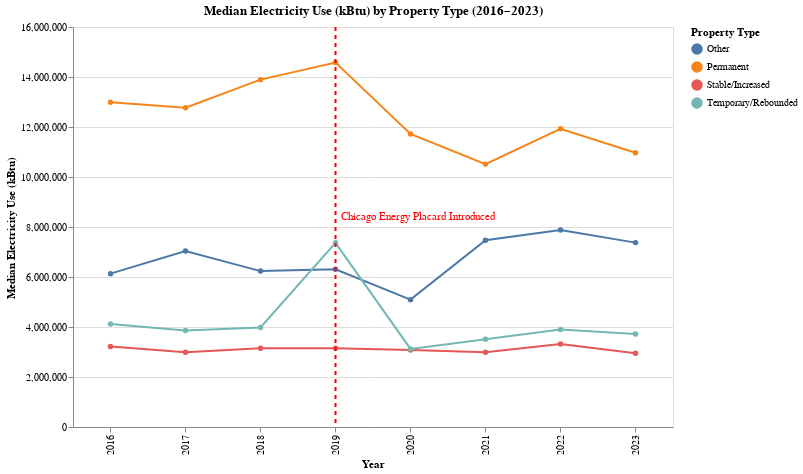

The cell this chart's notebook holds for it:
### Code cell
covid_elec = plot_metric_by_property(
    df=energy_grouped,
    metric_col="Electricity Use (kBtu)",
    property_col="COVID Impact Category",
    agg_func=pd.Series.median,
)
covid_elec

### Figure 1 — Vega-Lite specification as saved in the notebook (floating-point values rounded to 4 significant figures)
{"config": {"view": {"continuousWidth": 300, "continuousHeight": 300}}, "layer": [{"data": {"name": "data-a09e97c5439a996bc383b85ac9cd3001"}, "mark": {"type": "line", "point": true}, "encoding": {"color": {"field": "COVID Impact Category", "title": "Property Type", "type": "nominal"}, "tooltip": [{"field": "COVID Impact Category", "title": "Property Type", "type": "nominal"}, {"field": "Data Year", "title": "Year", "type": "quantitative"}, {"field": "Aggregated_Metric", "format": ".2f", "title": "Median Electricity Use (kBtu)", "type": "quantitative"}], "x": {"field": "Data Year", "sort": "ascending", "title": "Year", "type": "ordinal"}, "y": {"field": "Aggregated_Metric", "title": "Median Electricity Use (kBtu)", "type": "quantitative"}}, "name": "view_108"}, {"data": {"name": "data-0c454f3f83ff251380041a7c1dc9c76c"}, "mark": {"type": "rule", "color": "red", "size": 2, "strokeDash": [4, 4]}, "encoding": {"x": {"field": "Data Year", "type": "ordinal"}}}, {"data": {"name": "data-59d4f649ef26394b53c706eca5efd7c6"}, "mark": {"type": "text", "align": "left", "baseline": "bottom", "color": "red", "dx": 5, "dy": -5}, "encoding": {"text": {"field": "label", "type": "nominal"}, "x": {"field": "Data Year", "type": "ordinal"}}}], "height": 400, "params": [{"name": "param_63", "select": {"type": "interval", "encodings": ["x", "y"]}, "bind": "scales", "views": ["view_108"]}], "title": "Median Electricity Use (kBtu) by Property Type (2016–2023)", "width": 600, "$schema": "https://vega.github.io/schema/vega-lite/v5.20.1.json", "datasets": {"data-a09e97c5439a996bc383b85ac9cd3001": [{"Data Year": 2016, "COVID Impact Category": "Other", "Aggregated_Metric": 6134000.0}, {"Data Year": 2016, "COVID Impact Category": "Permanent", "Aggregated_Metric": 12990000.0}, {"Data Year": 2016, "COVID Impact Category": "Stable/Increased", "Aggregated_Metric": 3218000.0}, {"Data Year": 2016, "COVID Impact Category": "Temporary/Rebounded", "Aggregated_Metric": 4120000.0}, {"Data Year": 2017, "COVID Impact Category": "Other", "Aggregated_Metric": 7038000.0}, {"Data Year": 2017, "COVID Impact Category": "Permanent", "Aggregated_Metric": 12770000.0}, {"Data Year": 2017, "COVID Impact Category": "Stable/Increased", "Aggregated_Metric": 2994000.0}, {"Data Year": 2017, "COVID Impact Category": "Temporary/Rebounded", "Aggregated_Metric": 3859000.0}, {"Data Year": 2018, "COVID Impact Category": "Other", "Aggregated_Metric": 6236000.0}, {"Data Year": 2018, "COVID Impact Category": "Permanent", "Aggregated_Metric": 13890000.0}, {"Data Year": 2018, "COVID Impact Category": "Stable/Increased", "Aggregated_Metric": 3146000.0}, {"Data Year": 2018, "COVID Impact Category": "Temporary/Rebounded", "Aggregated_Metric": 3982000.0}, {"Data Year": 2019, "COVID Impact Category": "Other", "Aggregated_Metric": 6310000.0}, {"Data Year": 2019, "COVID Impact Category": "Permanent", "Aggregated_Metric": 14580000.0}, {"Data Year": 2019, "COVID Impact Category": "Stable/Increased", "Aggregated_Metric": 3153000.0}, {"Data Year": 2019, "COVID Impact Category": "Temporary/Rebounded", "Aggregated_Metric": 7367000.0}, {"Data Year": 2020, "COVID Impact Category": "Other", "Aggregated_Metric": 5095000.0}, {"Data Year": 2020, "COVID Impact Category": "Permanent", "Aggregated_Metric": 11720000.0}, {"Data Year": 2020, "COVID Impact Category": "Stable/Increased", "Aggregated_Metric": 3081000.0}, {"Data Year": 2020, "COVID Impact Category": "Temporary/Rebounded", "Aggregated_Metric": 3123000.0}, {"Data Year": 2021, "COVID Impact Category": "Other", "Aggregated_Metric": 7472000.0}, {"Data Year": 2021, "COVID Impact Category": "Permanent", "Aggregated_Metric": 10520000.0}, {"Data Year": 2021, "COVID Impact Category": "Stable/Increased", "Aggregated_Metric": 2991000.0}, {"Data Year": 2021, "COVID Impact Category": "Temporary/Rebounded", "Aggregated_Metric": 3510000.0}, {"Data Year": 2022, "COVID Impact Category": "Other", "Aggregated_Metric": 7883000.0}, {"Data Year": 2022, "COVID Impact Category": "Permanent", "Aggregated_Metric": 11930000.0}, {"Data Year": 2022, "COVID Impact Category": "Stable/Increased", "Aggregated_Metric": 3320000.0}, {"Data Year": 2022, "COVID Impact Category": "Temporary/Rebounded", "Aggregated_Metric": 3898000.0}, {"Data Year": 2023, "COVID Impact Category": "Other", "Aggregated_Metric": 7375000.0}, {"Data Year": 2023, "COVID Impact Category": "Permanent", "Aggregated_Metric": 10970000.0}, {"Data Year": 2023, "COVID Impact Category": "Stable/Increased", "Aggregated_Metric": 2948000.0}, {"Data Year": 2023, "COVID Impact Category": "Temporary/Rebounded", "Aggregated_Metric": 3725000.0}], "data-0c454f3f83ff251380041a7c1dc9c76c": [{"Data Year": 2019}], "data-59d4f649ef26394b53c706eca5efd7c6": [{"Data Year": 2019, "label": "Chicago Energy Placard Introduced"}]}}
